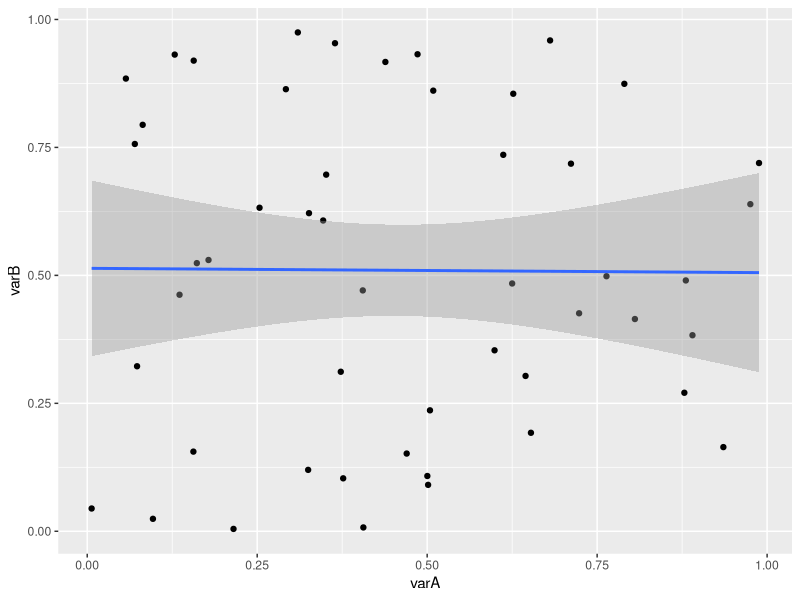
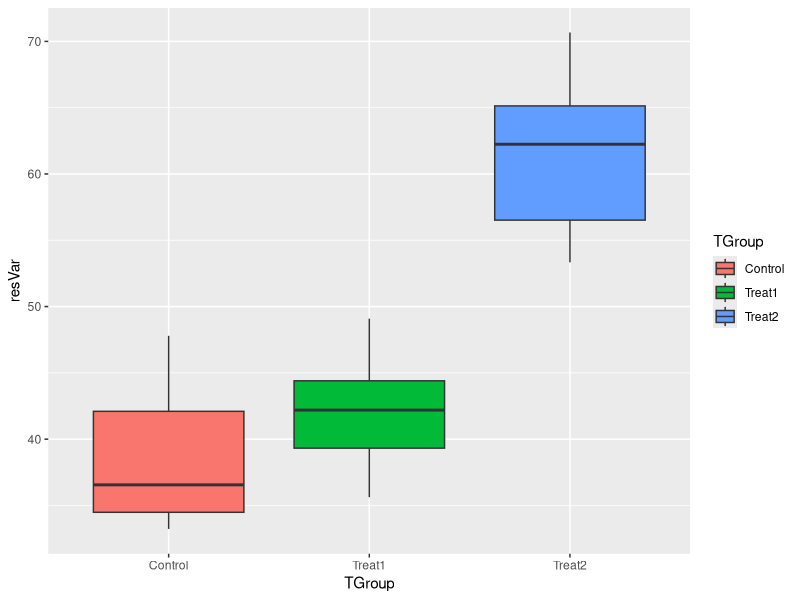
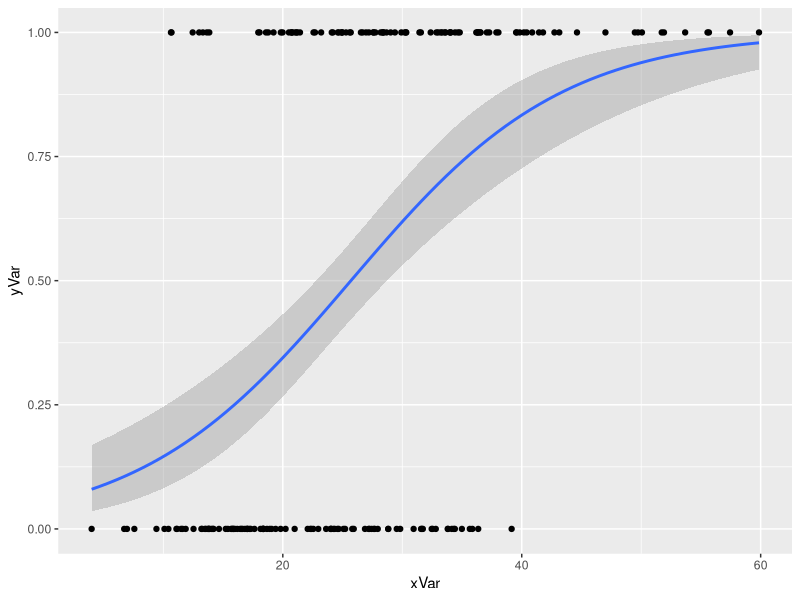
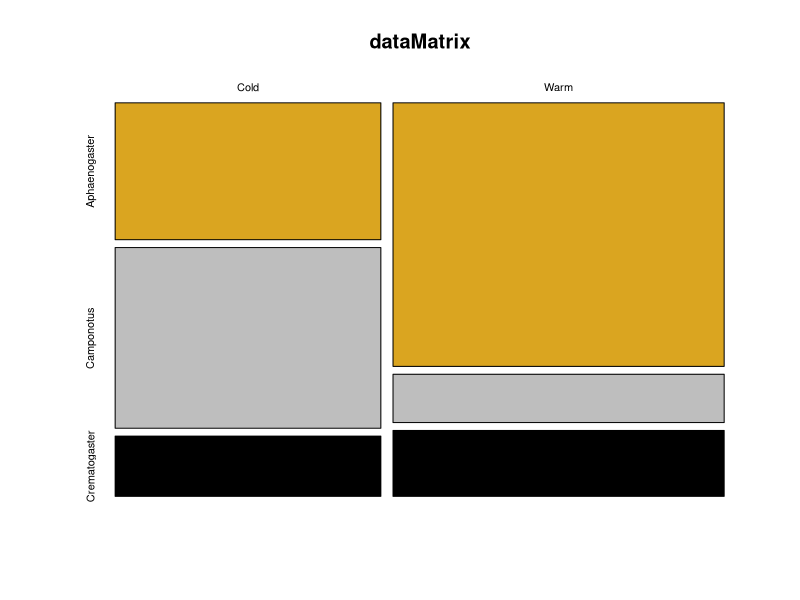
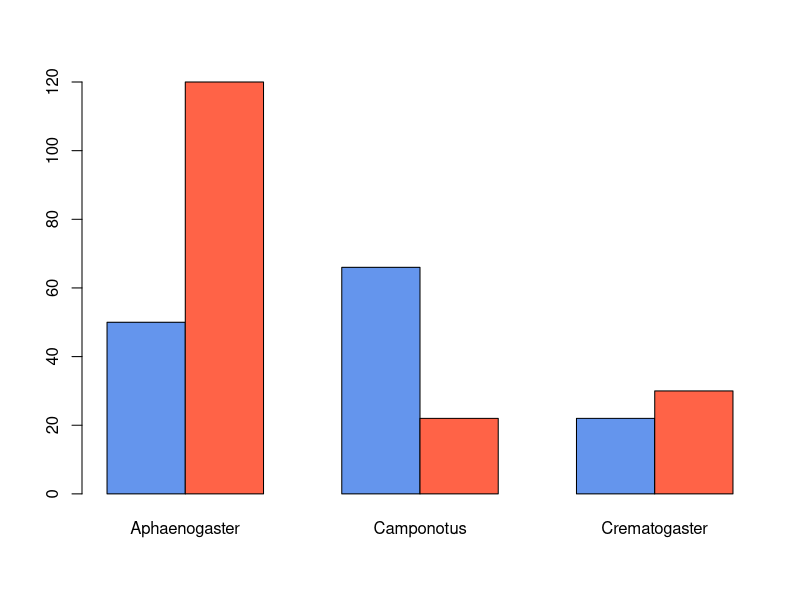
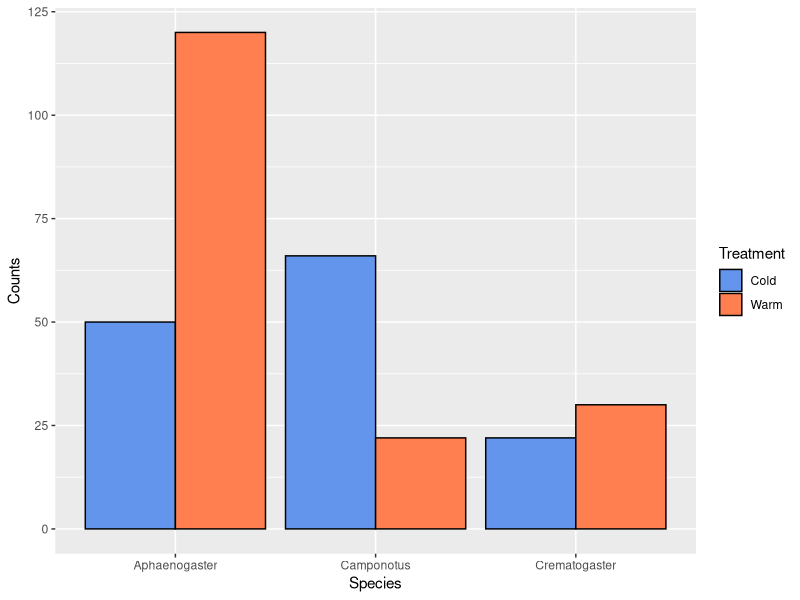

The R source for these figures, in order:
## ---- chunk 1
knitr::opts_chunk$set(echo = TRUE,eval=FALSE)
## ---- chunk 2
library(tidyverse)

## ---- chunk 3
n = 50  # number of observations (rows)


varA <- runif(n) # random uniform values (independent)
varB <- runif(n) # a second random column (dependent)
varC <- 5.5 + varA*10 # a noisy linear relationship with varA
ID <- seq_len(n) # creates a sequence from 1:n (if n > 0!)
regData <- data.frame(ID,varA,varB,varC)
head(regData)
str(regData)
## ---- chunk 4
# model
regModel <- lm(varB~varA,data=regData)

# model output
regModel # printed output is sparse
str(regModel) # complicated, but has "coefficients"
head(regModel$residuals) # contains residuals

# 'summary' of model has elements
summary(regModel) # 
summary(regModel)$coefficients
str(summary(regModel))

# best to examine entire matrix of coefficients:
summary(regModel)$coefficients[] #shows all

# can pull results from this, but a little wordy
summary(regModel)$coefficients[1,4]   #p value for intercept
summary(regModel)$coefficients["(Intercept)","Pr(>|t|)"] # uggh


# alternatively unfurl this into a 1D atomic vector with names
z <- unlist(summary(regModel))
str(z)
z
z$coefficients7

# grab what we need and put into a tidy  list

regSum <- list(intercept=z$coefficients1,
               slope=z$coefficients2,
               interceptP=z$coefficients7,
               slopeP=z$coefficients8,
               r2=z$r.squared)

# much easier to query and use
print(regSum)
regSum$r2
regSum[[5]]

## ---- chunk 5
regPlot <- ggplot(data=regData,aes(x=varA,y=varB)) +
           geom_point() +
           stat_smooth(method=lm,se=0.99) # default se=0.95 
print(regPlot)
# ggsave(filename="Plot1.pdf",plot=regPlot,device="pdf")
## ---- chunk 6
nGroup <- 3 # number of treatment groups
nName <- c("Control","Treat1", "Treat2") # names of groups
nSize <- c(12,17,9) # number of observations in each group
nMean <- c(40,41,60) # mean of each group
nSD <- c(5,5,5) # standardd deviation of each group

ID <- 1:(sum(nSize)) # id vector for each row
resVar <- c(rnorm(n=nSize[1],mean=nMean[1],sd=nSD[1]),
            rnorm(n=nSize[2],mean=nMean[2],sd=nSD[2]),
            rnorm(n=nSize[3],mean=nMean[3],sd=nSD[3]))
TGroup <- rep(nName,nSize)
ANOdata <- data.frame(ID,TGroup,resVar)
str(ANOdata)
## ---- chunk 7
ANOmodel <- aov(resVar~TGroup,data=ANOdata)
print(ANOmodel)
print(summary(ANOmodel))
z <- summary(ANOmodel)
str(z)
aggregate(resVar~TGroup,data=ANOdata,FUN=mean)
unlist(z)
unlist(z)[7]
ANOsum <- list(Fval=unlist(z)[7],probF=unlist(z)[9])
ANOsum


## ---- chunk 8
ANOPlot <- ggplot(data=ANOdata,aes(x=TGroup,y=resVar,fill=TGroup)) +
           geom_boxplot()
print(ANOPlot)
# ggsave(filename="Plot2.pdf",plot=ANOPlot,device="pdf")
## ---- chunk 9

xVar <- sort(rgamma(n=200,shape=5,scale=5))
yVar <- sample(rep(c(1,0),each=100),prob=seq_len(200))
lRegData <- data.frame(xVar,yVar)

## ---- chunk 10
lRegModel <- glm(yVar ~ xVar,
                 data=lRegData,
                 family=binomial(link=logit))
summary(lRegModel)
summary(lRegModel)$coefficients

## ---- chunk 11
lRegPlot <- ggplot(data=lRegData, aes(x=xVar,y=yVar)) +
            geom_point() +
            stat_smooth(method=glm, method.args=list(family=binomial))
print(lRegPlot)
   
## ---- chunk 12
# integer counts of different data groups
vec1 <- c(50,66,22)
vec2 <- c(120,22,30)
dataMatrix <- rbind(vec1,vec2)
rownames(dataMatrix) <- c("Cold","Warm")
colnames(dataMatrix) <-c("Aphaenogaster",
                         "Camponotus",
                         "Crematogaster")
str(dataMatrix)
## ---- chunk 13
print(chisq.test(dataMatrix))
## ---- chunk 14
# some simple plots using baseR
mosaicplot(x=dataMatrix,
           col=c("goldenrod","grey","black"),
           shade=FALSE)
barplot(height=dataMatrix,
        beside=TRUE,
        col=c("cornflowerblue","tomato"))


dFrame <- as.data.frame(dataMatrix)
dFrame <- cbind(dFrame,list(Treatment=c("Cold","Warm")))
dFrame <- gather(dFrame,key=Species,Aphaenogaster:Crematogaster,value=Counts) 

p <- ggplot(data=dFrame,aes(x=Species,y=Counts,fill=Treatment)) + geom_bar(stat="identity",position="dodge",color=I("black")) +
  scale_fill_manual(values=c("cornflowerblue","coral"))
print(p)
